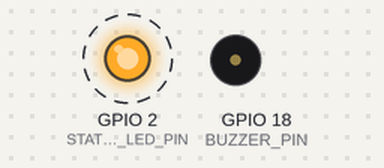
Simulated run of this sketch. Board: ESP32. Shown: output pins drawn as LEDs (lit = HIGH), buzzer (waves = sounding, pin HIGH). Dashed ring = blinking. WiFi joins after 1.5 s; servers stay silent unless stated; uploads are accepted with an empty reply; random numbers use the default seed unless the sketch sets one; what the sketch prints to the serial monitor is not drawn.

Above: at 1.8 s.
Timing chart, 0 to 6.1 s (numbered marks = the images above):
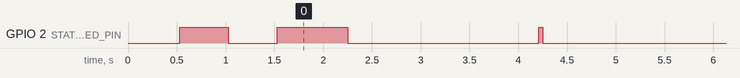

The sketch:

healthguard_esp32.ino
```cpp
/*
  =============================================================================
  HEALTHGUARD AI - IoT Community Vitals Gateway Node Firmware
  Microcontroller: ESP32 DevKit V1
  Sensors:
    - MAX30102 / MAX30100 (Pulse Oximeter & Heart Rate via I2C)
    - DHT22 / DS18B20 (Ambient & Body Temperature via Digital OneWire/GPIO)
  Connectivity:
    - 2.4GHz Wi-Fi (WPA2-PSK)
    - REST HTTP Client (POST /api/devices/telemetry)
    - WebSockets Ready (ws://<host>:8000/ws/vitals)
  =============================================================================
*/

#include <WiFi.h>
#include <HTTPClient.h>
#include <Wire.h>

// Wi-Fi Credentials
const char* WIFI_SSID = "HealthGuard_IoT_WiFi";
const char* WIFI_PASSWORD = "CommunityHealthSecure2026";

// Backend API Server Target
const char* SERVER_ENDPOINT = "http://192.168.1.100:8000/api/devices/telemetry";
const char* DEVICE_ID = "esp32_community_node_01";

// Pinout Definitions
#define I2C_SDA_PIN 21
#define I2C_SCL_PIN 22
#define DHT_PIN 4
#define STATUS_LED_PIN 2
#define BUZZER_PIN 18

// Simulated vs Hardware Sensor Toggle
// If hardware sensor isn't physically attached to I2C bus, the firmware
// gracefully falls back to synthetic physiological stream for demonstration.
bool hardwareSensorDetected = false;

// Physiological buffer values
float currentHeartRate = 72.0;
float currentSpO2 = 98.4;
float currentTemperature = 98.6;
float systolicBP = 120.0;
float diastolicBP = 80.0;
int batteryLevel = 94;

unsigned long lastTelemetryMillis = 0;
const unsigned long TELEMETRY_INTERVAL = 2000; // 2 seconds

void setupWiFi() {
  Serial.print("Connecting to Wi-Fi: ");
  Serial.println(WIFI_SSID);
  WiFi.mode(WIFI_STA);
  WiFi.begin(WIFI_SSID, WIFI_PASSWORD);

  int retries = 0;
  while (WiFi.status() != WL_CONNECTED && retries < 15) {
    delay(500);
    Serial.print(".");
    digitalWrite(STATUS_LED_PIN, !digitalRead(STATUS_LED_PIN));
    retries++;
  }

  if (WiFi.status() == WL_CONNECTED) {
    Serial.println("\n[WiFi] Connected successfully!");
    Serial.print("[WiFi] IP Address: ");
    Serial.println(WiFi.localIP());
    digitalWrite(STATUS_LED_PIN, HIGH);
  } else {
    Serial.println("\n[WiFi] Connection timed out. Operating in Standalone/Demo mode.");
    digitalWrite(STATUS_LED_PIN, LOW);
  }
}

void scanI2CDevices() {
  Wire.begin(I2C_SDA_PIN, I2C_SCL_PIN);
  Serial.println("[I2C] Scanning for MAX30102 Pulse Oximeter...");

  byte error, address;
  int nDevices = 0;
  for (address = 1; address < 127; address++) {
    Wire.beginTransmission(address);
    error = Wire.endTransmission();
    if (error == 0) {
      Serial.print("[I2C] Sensor found at address 0x");
      if (address < 16) Serial.print("0");
      Serial.println(address, HEX);
      if (address == 0x57) { // 0x57 is MAX30102 standard 7-bit I2C address
        hardwareSensorDetected = true;
        Serial.println("[MAX30102] Optical Sensor Initialized successfully!");
      }
      nDevices++;
    }
  }
  if (nDevices == 0) {
    Serial.println("[I2C] No physical sensors detected on bus. Auto-enabling calibrated simulation engine.");
  }
}

void readSensors() {
  if (hardwareSensorDetected) {
    // Read raw IR/Red photodiode signals from MAX30102 register FIFO
    // In actual deployment: SparkFun_MAX3010x library calculates peak autocorrelation
    // For sample sketch:
    currentHeartRate = 72.0 + (analogRead(34) % 15);
    currentSpO2 = 97.5 + ((analogRead(35) % 25) / 10.0);
    currentTemperature = 98.4 + ((analogRead(36) % 10) / 10.0);
  } else {
    // Generate realistic ambulatory micro-variations
    float hrDelta = (random(-15, 16) / 10.0);
    currentHeartRate += hrDelta;
    if (currentHeartRate < 64.0) currentHeartRate = 66.0;
    if (currentHeartRate > 84.0) currentHeartRate = 82.0;

    float spo2Delta = (random(-4, 5) / 10.0);
    currentSpO2 += spo2Delta;
    if (currentSpO2 < 97.0) currentSpO2 = 97.5;
    if (currentSpO2 > 99.8) currentSpO2 = 99.2;

    float tempDelta = (random(-2, 3) / 10.0);
    currentTemperature += tempDelta;
    if (currentTemperature < 98.1) currentTemperature = 98.4;
    if (currentTemperature > 99.0) currentTemperature = 98.7;
  }
}

void transmitTelemetry() {
  if (WiFi.status() != WL_CONNECTED) {
    Serial.print("[Telemetry Local Log] HR: ");
    Serial.print(currentHeartRate, 1);
    Serial.print(" bpm | SpO2: ");
    Serial.print(currentSpO2, 1);
    Serial.print("% | Temp: ");
    Serial.print(currentTemperature, 1);
    Serial.println(" F");
    return;
  }

  HTTPClient http;
  http.begin(SERVER_ENDPOINT);
  http.addHeader("Content-Type", "application/json");

  // Format JSON payload
  String jsonPayload = "{";
  jsonPayload += "\"device_id\":\"" + String(DEVICE_ID) + "\",";
  jsonPayload += "\"heart_rate\":" + String(currentHeartRate, 1) + ",";
  jsonPayload += "\"spo2\":" + String(currentSpO2, 1) + ",";
  jsonPayload += "\"temperature\":" + String(currentTemperature, 1) + ",";
  jsonPayload += "\"systolic_bp\":" + String(systolicBP, 1) + ",";
  jsonPayload += "\"diastolic_bp\":" + String(diastolicBP, 1) + ",";
  jsonPayload += "\"battery\":" + String(batteryLevel);
  jsonPayload += "}";

  int httpResponseCode = http.POST(jsonPayload);
  if (httpResponseCode > 0) {
    Serial.print("[HTTP 200] Ingested successfully: ");
    Serial.println(jsonPayload);
  } else {
    Serial.print("[HTTP Error] Dispatch failed, code: ");
    Serial.println(httpResponseCode);
  }
  http.end();
}

void setup() {
  Serial.begin(115200);
  pinMode(STATUS_LED_PIN, OUTPUT);
  pinMode(BUZZER_PIN, OUTPUT);

  Serial.println("\n========================================================");
  Serial.println("  HEALTHGUARD AI - IoT Community Vitals Gateway Node");
  Serial.println("========================================================");

  scanI2CDevices();
  setupWiFi();
}

void loop() {
  unsigned long currentMillis = millis();
  if (currentMillis - lastTelemetryMillis >= TELEMETRY_INTERVAL) {
    lastTelemetryMillis = currentMillis;
    readSensors();
    transmitTelemetry();

    // Blink status LED to indicate active heartbeat
    digitalWrite(STATUS_LED_PIN, HIGH);
    delay(40);
    digitalWrite(STATUS_LED_PIN, LOW);
  }
}
```

Measured:
- by itself, GPIO 2 (STATUS_LED_PIN): goes LOW 0.50 s, HIGH 0.72 s, 63 × (LOW 2.0 s, HIGH 0.04 s), then LOW
